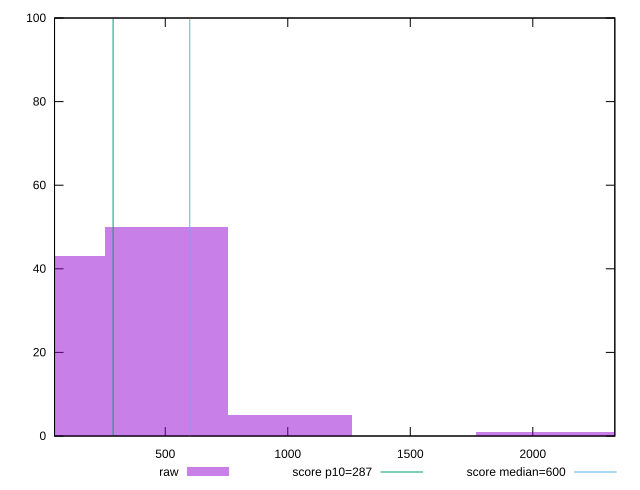

Reproduce this figure in gnuplot.
reset

$raw <<EOF
0 43
505.00907183690003 50
1010.0181436738001 5
2020.0362873476001 1
2525.0453591845003 1
EOF

set key outside below
set boxwidth 505.00907183690003
set xrange [48:2334.86]
set yrange [0:100]
set trange [0:100]
set style fill transparent solid 0.5 noborder

set parametric
set terminal svg size 640, 490 enhanced background rgb 'white'
set output "report_00014_2021-02-09T15:56:05.503Z/total-blocking-time/samples/pages+cached+noadtech+nomedia+nocss/raw/histogram.svg"

plot $raw title "raw" with boxes, \
     287,t title "score p10=287", \
     600,t title "score median=600"

reset
